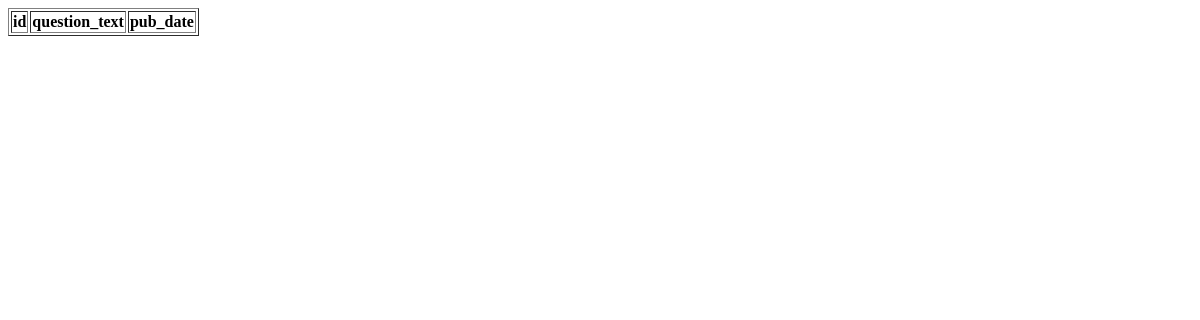
/polls/table_question/, run on an earlier commit of the app's database.
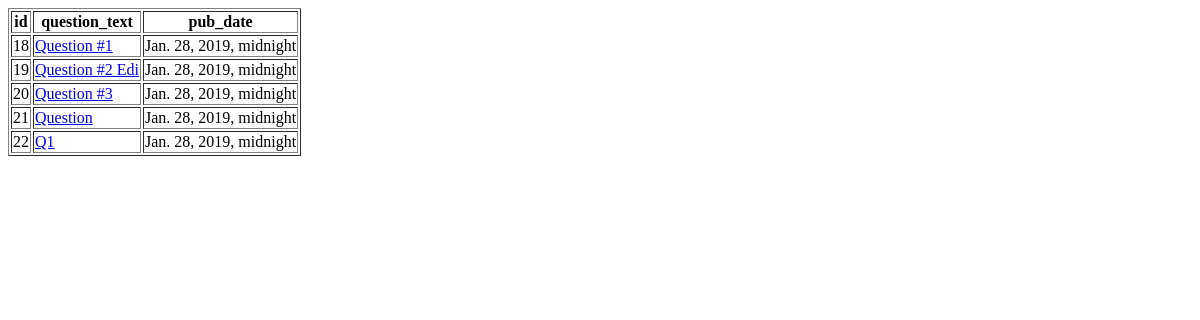
And on a later commit of the database.
### polls/models.py (models this page shows, shortened)
class Question(models.Model):
    question_text = models.CharField(max_length=200)
    pub_date = models.DateTimeField('date published')

### polls/views.py (the view)
# urls.py: path('table_question/', views.show_table_question, name='show_table_question'),
def show_table_question(request):
    question_fields = Question._meta.fields
    question_list = Question.objects.values_list().all()
    context = {"question_fields": question_fields,
            "question_list": question_list,}
    return render(request, 'polls/table_question.html',context)

### polls/templates/polls/table_question.html (shortened to what this page needs)
<!DOCTYPE html>
<html lang="en">
<head>
</head>
<body>
<table border="1">
    <tr>
        {% for field in question_fields%}
            <th>{{field.name}}</th>
        {% endfor%}
    </tr>
    {% for qst in question_list%}
    <tr>
        {% for attr in qst%}
            {% if forloop.counter0 == 1 %}
                <td><a href="{% url 'polls:show_table_choice' qst.0 %}">{{attr}}</a></td>
            {% else %}
                <td>{{attr}}</td>
            {% endif %}
        {% endfor%}
    </tr>
    {% endfor%}
</table>
</body>

What changed in the data, as far as the page shows it:
added Question: qst "18" "Jan. 28, 2019, midnight", qst "Question #1"
added Question: qst "19" "Jan. 28, 2019, midnight", qst "Question #2 Edi"
added Question: qst "20" "Jan. 28, 2019, midnight", qst "Question #3"
added Question: qst "21" "Jan. 28, 2019, midnight", qst "Question"
added Question: qst "22" "Jan. 28, 2019, midnight", qst "Q1"
